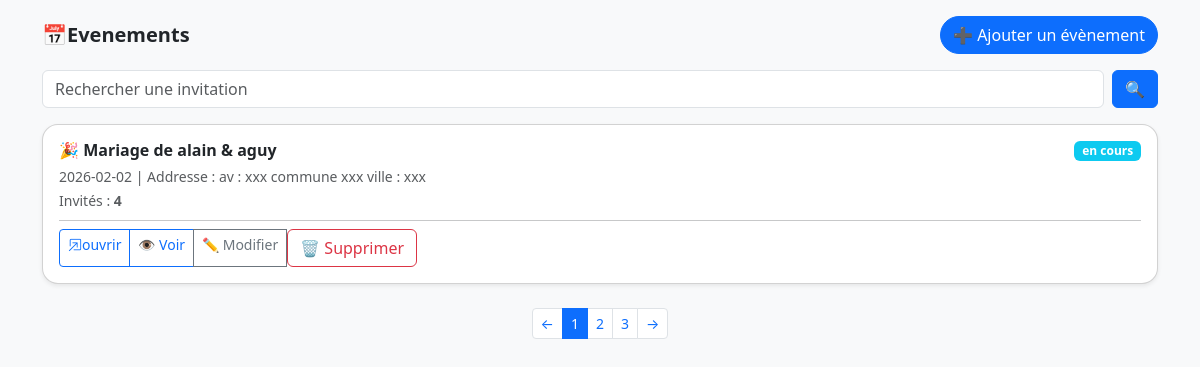
Screenshot of /event_list/ with the database file from the repository.
### models.py (models this page shows)
class Event(Base): #event table
    __tablename__="events"
    id = Column(String,primary_key=True,unique=True,default=lambda :str(uuid4()))
    name = Column(String(50))
    type = Column(String(50))
    date = Column(Date)
    address = Column(String(50))
    description = Column(Text,nullable=True)
    created_date = Column(DateTime,default=datetime.now())
    state = Column(String,default="en cours")
    guests = relationship("Guest",back_populates="event",cascade="all,delete")

### Routers/event.py (the view)
@Root.get("/event_list/",name="event_list")#get the mainEventView
def getEventList(request:Request,  db: Session = Depends(connecting)):
    events = db.query(Event).all()
    return templates.TemplateResponse("Event/List/list_event.html",{'request':request,"events":events})

### Templates/Event/List/list_event.html (shortened to what this page needs)
<!DOCTYPE html>
<html lang="fr">
<head>
    <link rel="stylesheet" href="https://cdn.jsdelivr.net/npm/bootstrap-icons@1.11.1/font/bootstrap-icons.css">
    <link href="https://cdn.jsdelivr.net/npm/bootstrap@5.3.2/dist/css/bootstrap.min.css" rel="stylesheet">
</head>
<body class="bg-light">
<div class="container py-3">
    <div class="mb-3 d-flex justify-content-between align-items-center">
        <h5 class="fw-bold mb-0">📅Evenements</h5>
        <a href="{{url_for('event_form')}}" class="btn btn-primary rounded-pill">➕ Ajouter un évènement</a>
    </div>
    <form class="mb-3 d-flex" method="get" action="/research_event">
        <input type="text" class="form-control me-2" placeholder="Rechercher une invitation" name="researched_event">
        <button type="submit" class="btn btn-primary">🔍</button>
    </form>
    <div class="row g-3">
        {%if events %}
        {% for event in events%}
        <div class="col-12">
            <div class="card shadow-sm rounded-4">
                <div class="card-body">
                    <div class="d-flex justify-content-between align-items-start">
                        <div>
                            <h6 class="fw-bold mb-1">🎉 {{event.name}}</h6>
                            <small class="text-muted">{{event.date}} | Addresse : {{event.address}}</small><br>
                            <small class="text-muted">Invités : <b>{{event.guests| length}}</b></small>
                        </div>
                        {% if event.state == "terminé"%}
                            <span class="badge bg-danger">{{event.state}}</span>
                        {% else%}
                            <span class="badge bg-info">{{event.state}}</span>
                        {% endif%}
                    </div>
                    <hr class="my-2">
                    <div class="d-flex justify-content-between align-items-center">
                        <div class="btn-group btn-group-sm">
                            <a href="/event_description/{{event.id}}" class="btn btn-outline-primary"><i class="bi bi-box-arrow-in-up-right"></i>ouvrir</a>
                            <a href="/detail/{{event.id}}" class="btn btn-outline-primary">👁 Voir</a>
                            <a href="/edit_event/{{event.id}}" class="btn btn-outline-secondary">✏ Modifier</a>
                            <form action="/delete_event/{{event.id}}" method="post">
                                <button type="submit" class="btn btn-outline-danger" onclick="return confirm('voulez-vous supprimer cette evement ?')">🗑 Supprimer</button>
                            </form>
                        </div>
                    </div>
                </div>
            </div>
        </div>
        {% endfor %}
        {%endif%}
    </div>
    <nav class="mt-4">
        <ul class="pagination justify-content-center pagination-sm">
            <li class="page-item"><a class="page-link" href="#">←</a></li>
            <li class="page-item active"><a class="page-link" href="#">1</a></li>
            <li class="page-item"><a class="page-link" href="#">2</a></li>
            <li class="page-item"><a class="page-link" href="#">3</a></li>
            <li class="page-item"><a class="page-link" href="#">→</a></li>
        </ul>
    </nav>
</div>
</body>
</html>

### rows the page displays
Event: name "Mariage de alain & aguy", date "2026-02-02", address "av : xxx commune xxx ville : xxx", guests|length "4", state "en cours"
